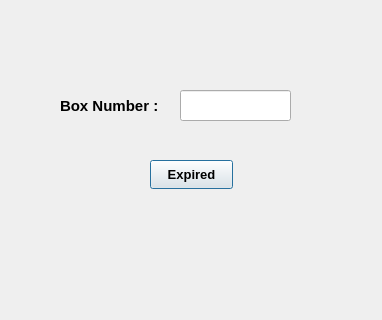
<?xml version="1.0" encoding="UTF-8"?>
<ui version="4.0">
 <class>expiredBox</class>
 <widget class="QDialog" name="expiredBox">
  <property name="windowModality">
   <enum>Qt::ApplicationModal</enum>
  </property>
  <property name="geometry">
   <rect>
    <x>0</x>
    <y>0</y>
    <width>382</width>
    <height>320</height>
   </rect>
  </property>
  <property name="focusPolicy">
   <enum>Qt::NoFocus</enum>
  </property>
  <property name="windowTitle">
   <string>Expired Box</string>
  </property>
  <widget class="QPushButton" name="pushButton">
   <property name="geometry">
    <rect>
     <x>150</x>
     <y>160</y>
     <width>83</width>
     <height>29</height>
    </rect>
   </property>
   <property name="font">
    <font>
     <pointsize>10</pointsize>
     <bold>true</bold>
    </font>
   </property>
   <property name="text">
    <string>Expired</string>
   </property>
  </widget>
  <widget class="QLabel" name="label">
   <property name="geometry">
    <rect>
     <x>60</x>
     <y>90</y>
     <width>111</width>
     <height>31</height>
    </rect>
   </property>
   <property name="font">
    <font>
     <pointsize>11</pointsize>
     <bold>true</bold>
    </font>
   </property>
   <property name="text">
    <string>Box Number :</string>
   </property>
  </widget>
  <widget class="QLineEdit" name="ExpiredBoxIn">
   <property name="geometry">
    <rect>
     <x>180</x>
     <y>90</y>
     <width>111</width>
     <height>31</height>
    </rect>
   </property>
  </widget>
 </widget>
 <resources/>
 <connections/>
</ui>
